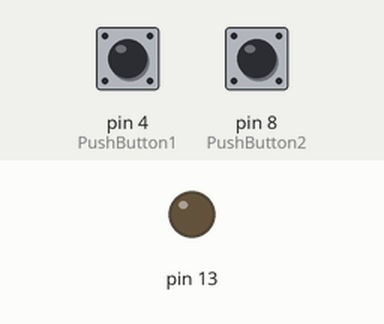
Recording of a sketch running on a simulated Arduino Uno, built with avr-gcc and run on an emulated ATmega328P. On the bench: output pins drawn as LEDs (lit = HIGH). Inputs (shaded band) come from the test bench; at power-on: pin 8 (PushButton2) HIGH, pin 4 (PushButton1) HIGH. What the sketch prints to the serial monitor is not drawn.

Above: at 1.2 s.
1.3 s: pin 8 (PushButton2) pulled LOW for 0.15 s
At 1.41 s:
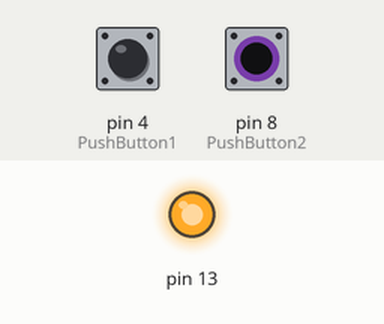
3.0 s: pin 8 (PushButton2) pulled LOW for 1 s
At 4.6 s:
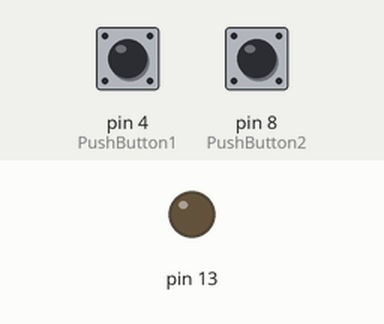
Timing chart, 0 to 6.1 s (numbered marks = the images above; inputs shaded):
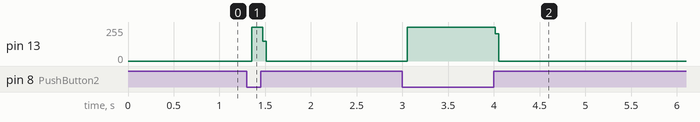

The sketch:

seventh_experiment.ino
```cpp
int PushButton1 = 4;
int PushButton2 = 8;
int PushVolt1;
int PushVolt2;
void setup()
{
  pinMode(13, OUTPUT);
  pinMode(PushButton1, INPUT);
  pinMode(PushButton2, INPUT);
  Serial.begin(9600);
}


void loop()
{
  PushVolt1 = digitalRead(PushButton1);
  PushVolt2 = digitalRead(PushButton2);
  Serial.println(PushVolt1);
  if(PushVolt1 == 0){
    digitalWrite(13, HIGH);
  }
  else{
    digitalWrite(13, LOW);
  }
  if(PushVolt2 == 0){
    digitalWrite(13, HIGH);
  }
  else{
    digitalWrite(13, LOW);
  }
}
```

Measured:
- after the input at 1.3 s, pin 13: 0/255 → 255/255 after 0.05 s, → 0/255 0.12 s later
- after the input at 3.0 s, pin 13: 0/255 → 255/255 after 0.05 s, → 0/255 0.96 s later
